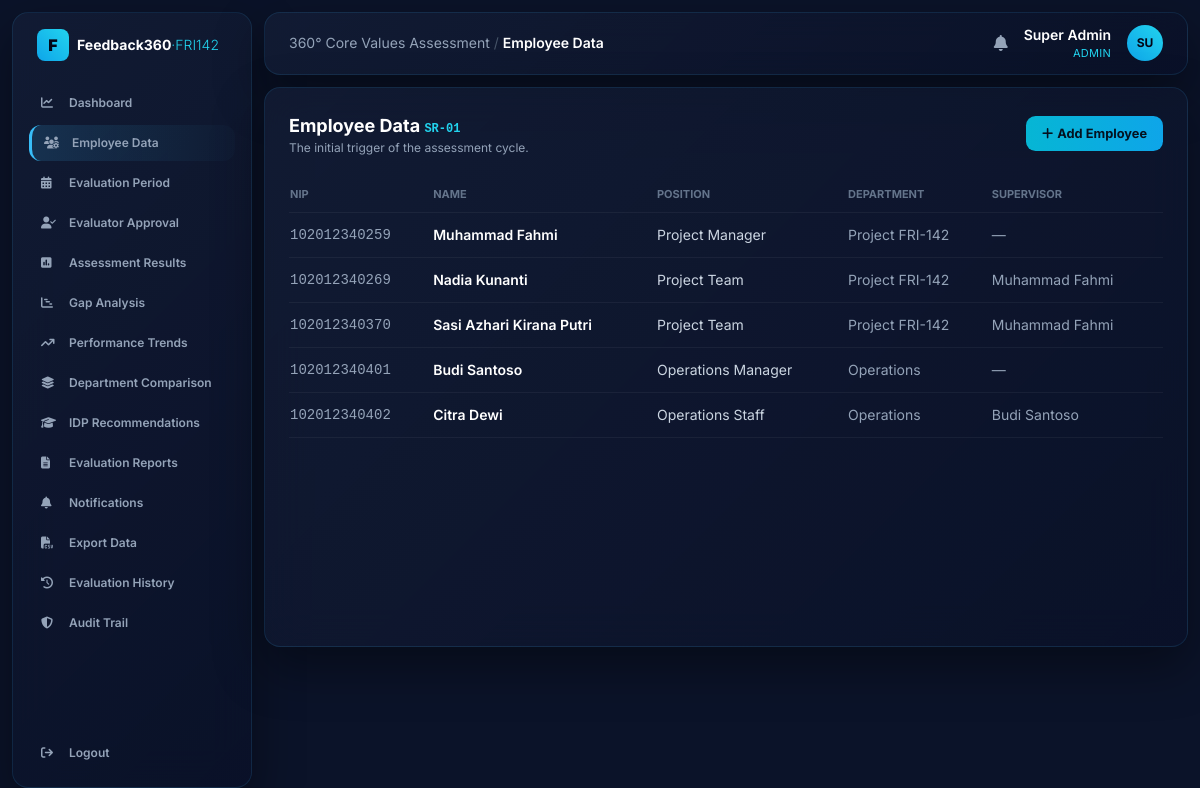
Page /employees (signed in) on the committed database.
### tables this page shows
CREATE TABLE users (
    id INTEGER PRIMARY KEY AUTOINCREMENT,
    username TEXT UNIQUE NOT NULL,
    password_hash TEXT NOT NULL,
    display_name TEXT NOT NULL,
    role TEXT NOT NULL,                -- admin | hr | management | employee
    employee_id INTEGER REFERENCES employees(id)
);

CREATE TABLE employees (
    id INTEGER PRIMARY KEY AUTOINCREMENT,
    nip TEXT UNIQUE NOT NULL,
    full_name TEXT NOT NULL,
    position TEXT NOT NULL,
    department TEXT NOT NULL,
    supervisor_id INTEGER REFERENCES employees(id)
);

### app.py (the view, shortened to what this page needs)
@app.route("/employees", methods=["GET", "POST"])
@require("admin", "hr")
def employees():
    rows = g.db.execute(
        "SELECT e.*, s.full_name AS sup_name FROM employees e "
        "LEFT JOIN employees s ON e.supervisor_id=s.id ORDER BY e.id").fetchall()
    allemp = g.db.execute("SELECT id, full_name FROM employees").fetchall()
    return render_template("employees.html", rows=rows, allemp=allemp)

### app.py (called while the page is built)
@app.before_request
def load_user():
    g.db = get_db()
    g.user = None
    if "uid" in session:
        g.user = g.db.execute(
            "SELECT * FROM users WHERE id=?", (session["uid"],)
        ).fetchone()

def require(*roles):
    def deco(fn):
        @wraps(fn)
        def wrapper(*a, **kw):
            if not g.user:
                return redirect(url_for("login"))
            if roles and g.user["role"] not in roles:
                abort(403)
            return fn(*a, **kw)
        return wrapper
    return deco

@app.context_processor
def inject_globals():
    unread = 0
    if g.get("user"):
        unread = g.db.execute(
            "SELECT COUNT(*) c FROM notifications WHERE is_read=0 AND "
            "(target_role=? OR target_user_id=?)",
            (g.user["role"], g.user["id"]),
        ).fetchone()["c"]
    return dict(user=g.get("user"), VALUES=VALUES, VALUE_LABELS=VALUE_LABELS,
                TARGET=CORPORATE_TARGET, unread=unread)

### database.py (called while the page is built)
def get_db():
    conn = sqlite3.connect(DB_PATH)
    conn.row_factory = sqlite3.Row
    conn.execute("PRAGMA foreign_keys = ON")
    return conn

### templates/employees.html (shortened to what this page needs)
{% extends "base.html" %}
{% block heading %}Employee Data{% endblock %}
{% block body %}
<div class="flex items-center justify-between mb-5">
  <div><h2 class="text-lg font-bold text-white">Employee Data <span class="text-xs text-cyan-400 font-mono">SR-01</span></h2>
    <p class="text-xs text-slate-400">The initial trigger of the assessment cycle.</p></div>
  <button onclick="document.getElementById('addbox').classList.toggle('hidden')" class="btn"><i class="fa-solid fa-plus mr-1"></i>Add Employee</button>
</div>
<table class="w-full text-sm">
  <thead><tr class="text-[11px] uppercase text-slate-500 text-left border-b border-white/5">
    <th class="py-2">NIP</th><th>Name</th><th>Position</th><th>Department</th><th>Supervisor</th></tr></thead>
  <tbody>
  {% for r in rows %}
    <tr class="border-b border-white/5">
      <td class="py-3 font-mono text-slate-400">{{ r['nip'] }}</td>
      <td class="font-semibold text-white">{{ r['full_name'] }}</td>
      <td class="text-slate-300">{{ r['position'] }}</td>
      <td class="text-slate-400">{{ r['department'] }}</td>
      <td class="text-slate-400">{{ r['sup_name'] or '—' }}</td></tr>
  {% endfor %}
  </tbody>
</table>
{% endblock %}

### templates/base.html (shortened to what this page needs)
<!DOCTYPE html>
<html lang="en">
<head>
<script src="https://cdn.tailwindcss.com"></script>
<link rel="stylesheet" href="https://cdnjs.cloudflare.com/ajax/libs/font-awesome/6.4.0/css/all.min.css">
</head>
<body class="text-slate-200 min-h-screen">
{% if user %}
<div class="flex min-h-screen">
  <aside class="w-60 shrink-0 glossy m-3 rounded-2xl p-4 flex flex-col">
    <div class="flex items-center gap-2 px-2 mb-6">
      <div class="w-8 h-8 bg-gradient-to-tr from-sky-500 to-cyan-400 rounded-lg flex items-center justify-center text-slate-950 font-black">F</div>
      <span class="text-sm font-bold text-white leading-tight">Feedback360<span class="text-cyan-400 font-light">·FRI142</span></span>
    </div>
    {% set R = user['role'] %}
    <nav class="space-y-1 text-xs font-semibold flex-grow">
      {% macro link(ep,icon,label) %}
        <a href="{{ url_for(ep) }}" class="flex items-center gap-3 px-3 py-2.5 rounded-xl navlink {{ 'nav-active' if request.endpoint==ep }}">
          <i class="fa-solid {{ icon }} w-4"></i><span>{{ label }}</span></a>
      {% endmacro %}
      {% if R in ['admin','hr','management'] %}{{ link('dashboard','fa-chart-line','Dashboard') }}{% endif %}
      {% if R in ['admin','hr'] %}{{ link('employees','fa-users-gear','Employee Data') }}{% endif %}
      {% if R in ['admin','hr'] %}{{ link('periods','fa-calendar-days','Evaluation Period') }}{% endif %}
      {% if R in ['admin','hr'] %}{{ link('evaluators','fa-user-check','Evaluator Approval') }}{% endif %}
      {% if R in ['admin','hr','management'] %}{{ link('results','fa-square-poll-vertical','Assessment Results') }}{% endif %}
      {% if R in ['admin','hr','management'] %}{{ link('gap','fa-chart-gantt','Gap Analysis') }}{% endif %}
      {% if R in ['admin','hr','management'] %}{{ link('trends','fa-arrow-trend-up','Performance Trends') }}{% endif %}
      {% if R in ['admin','hr','management'] %}{{ link('departments','fa-layer-group','Department Comparison') }}{% endif %}
      {% if R in ['admin','hr','management'] %}{{ link('idp','fa-graduation-cap', 'IDP Summary' if R=='management' else 'IDP Recommendations') }}{% endif %}
      {% if R in ['admin','hr','management'] %}{{ link('reports','fa-file-lines','Evaluation Reports') }}{% endif %}
      {{ link('notifications','fa-bell','Notifications') }}
      {% if R in ['admin','hr'] %}<a href="{{ url_for('export_data') }}" class="flex items-center gap-3 px-3 py-2.5 rounded-xl navlink"><i class="fa-solid fa-file-csv w-4"></i><span>Export Data</span></a>{% endif %}
      {% if R in ['admin','hr','management'] %}{{ link('history','fa-clock-rotate-left','Evaluation History') }}{% endif %}
      {% if R in ['admin','hr'] %}{{ link('audit','fa-shield-halved','Audit Trail') }}{% endif %}
    </nav>
    <a href="{{ url_for('logout') }}" class="flex items-center gap-3 px-3 py-2.5 rounded-xl navlink text-xs font-semibold mt-2">
      <i class="fa-solid fa-arrow-right-from-bracket w-4"></i><span>Logout</span></a>
  </aside>
  <div class="flex-grow p-3 pl-0">
    <header class="glossy rounded-2xl px-6 py-3 flex justify-between items-center mb-3">
      <div class="text-sm text-slate-400">360° Core Values Assessment <span class="text-slate-600">/</span>
        <span class="text-white font-semibold">{{ self.heading() }}</span></div>
      <div class="flex items-center gap-4">
        <a href="{{ url_for('notifications') }}" class="relative text-slate-400 hover:text-white">
          <i class="fa-solid fa-bell"></i>
        </a>
        <div class="text-right">
          <div class="text-sm font-semibold text-white">{{ user['display_name'] }}</div>
          <div class="text-[11px] text-cyan-400 uppercase tracking-wide">{{ user['role'] }}</div>
        </div>
        <div class="w-9 h-9 rounded-full bg-gradient-to-tr from-sky-500 to-cyan-400 flex items-center justify-center text-slate-950 font-bold text-xs">
          {{ user['display_name'][:2]|upper }}</div>
      </div>
    </header>
    <main class="glossy rounded-2xl p-6 min-h-[70vh]">{% block body %}{% endblock %}</main>
  </div>
</div>
{% else %}{% block plain %}{% endblock %}{% endif %}
</body>
</html>

### templates/base.html (style rules this page uses)
body { font-family:'Inter',sans-serif;background:#0b1329 }
.glossy { background:linear-gradient(135deg,rgba(20,30,55,.75),rgba(10,17,40,.85)); backdrop-filter:blur(20px);border:1px solid rgba(56,189,248,.12); box-shadow:0 20px 50px rgba(0,0,0,.4) }
.nav-active { background:linear-gradient(90deg,rgba(56,189,248,.15),rgba(56,189,248,.02)); border-left:3px solid #38bdf8;color:#fff }
.navlink { color:#94a3b8 }
.btn { background:linear-gradient(90deg,#06b6d4,#0ea5e9);color:#04111f;font-weight:700; padding:.5rem 1rem;border-radius:.6rem;font-size:.8rem }

### rows in the picture
users: display_name "Super Admin", role "ADMIN", display_name "SU"
employees: nip "102012340259", full_name "Muhammad Fahmi", position "Project Manager", department "Project FRI-142", r "—"
employees: nip "102012340269", full_name "Nadia Kunanti", position "Project Team", department "Project FRI-142", full_name "Muhammad Fahmi"
employees: nip "102012340370", full_name "Sasi Azhari Kirana Putri", position "Project Team", department "Project FRI-142", full_name "Muhammad Fahmi"
employees: nip "102012340401", full_name "Budi Santoso", position "Operations Manager", department "Operations", r "—"
employees: nip "102012340402", full_name "Citra Dewi", position "Operations Staff", department "Operations", full_name "Budi Santoso"
